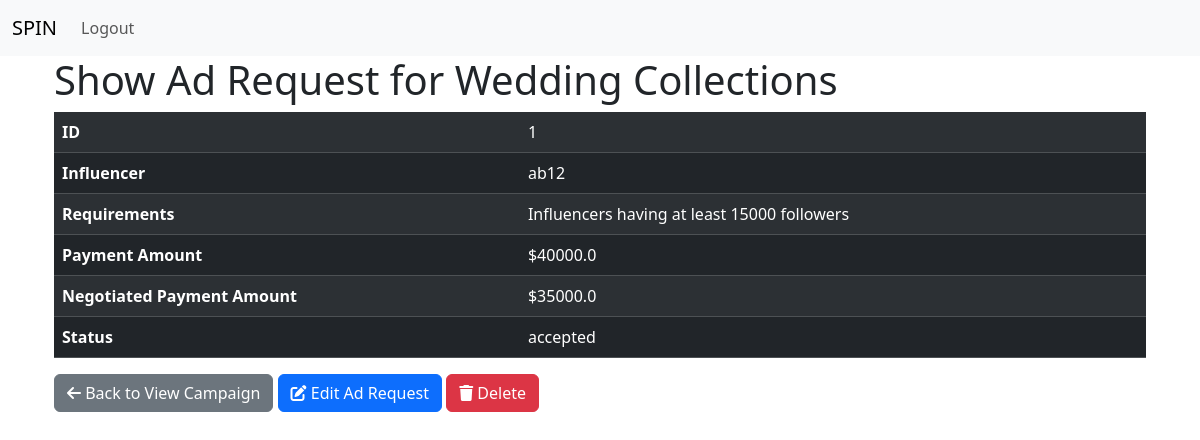
The page /ad_request/1 (signed in) on the database its author committed.
### spin_app/models.py (models this page shows)
class Campaign(db.Model):
    id = db.Column(db.Integer, primary_key=True)
    name = db.Column(db.String(120), nullable=False)
    description = db.Column(db.Text, nullable=False)
    start_date = db.Column(db.Date, nullable=False)
    end_date = db.Column(db.Date, nullable=False)
    budget = db.Column(db.Float, nullable=False)
    visibility = db.Column(db.String(20), nullable=False)  # 'public' or 'private'
    goals = db.Column(db.Text, nullable=False)
    owner_id = db.Column(db.Integer, db.ForeignKey('sponsor_profile.id'), nullable=False)
    owner = db.relationship('SponsorProfile', backref=db.backref('campaigns', lazy=True, cascade='all, delete-orphan'))

class AdRequest(db.Model):
    id = db.Column(db.Integer, primary_key=True)
    campaign_id = db.Column(db.Integer, db.ForeignKey('campaign.id'), nullable=False)
    sponsor_id = db.Column(db.Integer, db.ForeignKey('sponsor_profile.id'), nullable=False)
    influencer_id = db.Column(db.Integer, db.ForeignKey('influencer_profile.id'), nullable=False)
    messages = db.Column(db.Text, nullable=True)
    requirements = db.Column(db.Text, nullable=False)
    payment_amount = db.Column(db.Float, nullable=False)
    negotiated_payment_amount = db.Column(db.Float)
    status = db.Column(db.String(20), nullable=False)  # 'Pending', 'Accepted', 'Rejected'
    campaign = db.relationship('Campaign', backref=db.backref('ad_requests', lazy=True, cascade='all, delete-orphan'))
    sponsor = db.relationship('SponsorProfile', backref=db.backref('ad_requests', lazy=True, cascade='all, delete-orphan'))
    influencer = db.relationship('InfluencerProfile', backref=db.backref('ad_requests', lazy=True, cascade='all, delete-orphan'))

class InfluencerProfile(db.Model):
    id = db.Column(db.Integer, primary_key=True)
    user_id = db.Column(db.Integer, db.ForeignKey('user.id'), nullable=False)
    name = db.Column(db.String(120), nullable=False)
    category = db.Column(db.String(120), nullable=False)
    niche = db.Column(db.String(120), nullable=False)
    reach = db.Column(db.Integer, nullable=False)

### spin_app/routes.py (the view)
@app.route('/ad_request/<int:id>')
@login_required
def view_ad_request(id):
    ad_request = AdRequest.query.get(id)
    if not ad_request:
        flash('Ad Request not found.', category='danger')
        return redirect(url_for('sp_dash'))
    campaign = ad_request.campaign
    return render_template('view_ad_request.html', ad_request=ad_request, campaign=campaign)

### spin_app/models.py (called while the page is built)
@login_manager.user_loader
def load_user(user_id):
    return User.query.get(int(user_id))

### spin_app/routes.py (called while the page is built)
@app.before_request
def before_request():
    g.user = current_user

### spin_app/templates/view_ad_request.html (shortened to what this page needs)
{% extends 'base.html' %}
{% block content %}
<div class="container">
    <h1>Show Ad Request for {{ campaign.name }}</h1>
    <table class="table table-dark table-striped">
        <tr>
            <th>ID</th>
            <td>{{ ad_request.id }}</td>
        </tr>
        <tr>
            <th>Influencer</th>
            <td>{{ ad_request.influencer.name }}</td>
        </tr>
        <tr>
            <th>Requirements</th>
            <td>{{ ad_request.requirements }}</td>
        </tr>
        <tr>
            <th>Payment Amount</th>
            <td>${{ ad_request.payment_amount }}</td>
        </tr>
        {% if ad_request.negotiated_payment_amount %}
        <tr>
            <th>Negotiated Payment Amount</th>
            <td>${{ ad_request.negotiated_payment_amount }}</td>
        </tr>
        {% endif %}
        <tr>
            <th>Status</th>
            <td>{{ ad_request.status }}</td>
        </tr>
    </table>
    <a href="{{ url_for('view_campaign', id=campaign.id) }}" class="btn btn-secondary">
        <i class="fas fa-arrow-left"></i>
        Back to View Campaign
    </a>
    <a href="{{ url_for('edit_ad_request', id=ad_request.id) }}" class="btn btn-primary">
        <i class="fas fa-edit"></i>
        Edit Ad Request
    </a>
    <a href="{{ url_for('delete_ad_request', id=ad_request.id) }}" class="btn btn-danger">
        <i class="fas fa-trash"></i>
        Delete
    </a>
</div>
{% endblock %}

### spin_app/templates/base.html (style rules this page uses)
body { background-image: url('/static/images/lib.jpg'); background-size: cover; background-position: center; background-repeat: no-repeat; margin: 0; padding: 0; }

### rows shown on the page
Campaign: name "Wedding Collections"
AdRequest: id "1", requirements "Influencers having at least 15000 followers", payment_amount "40000.0", negotiated_payment_amount "35000.0", status "accepted"
InfluencerProfile: influencer.name "ab12"
